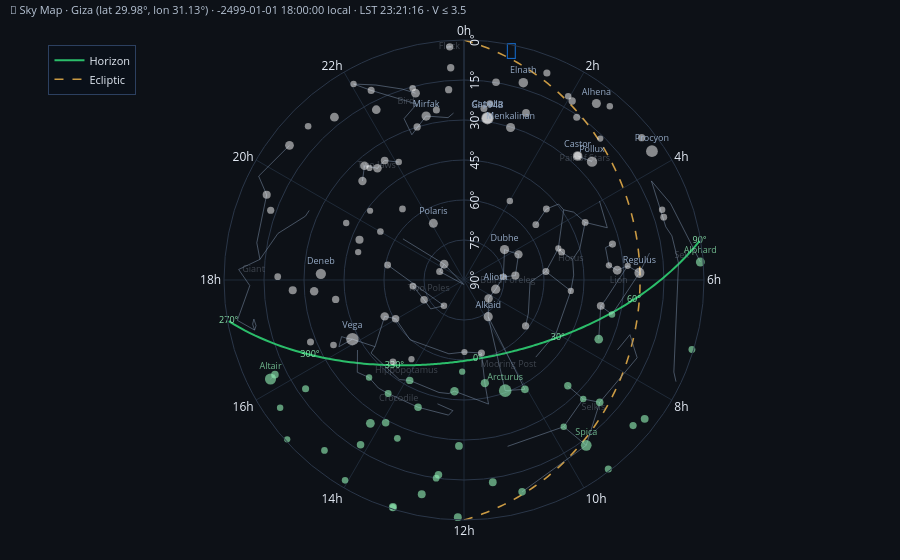
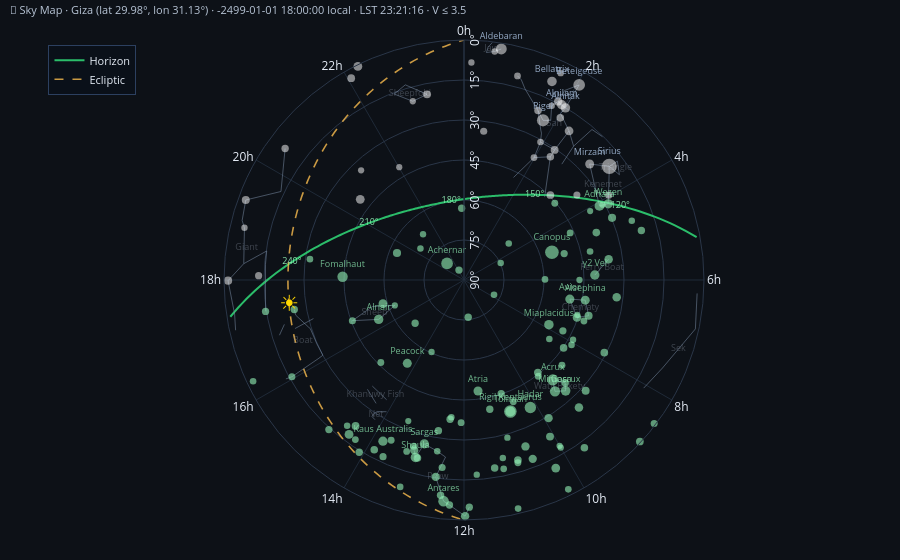

Notebook code for these charts, in order:
### Markdown cell above
### Polar sky maps

### Code cell
fig_north, fig_south = polar_sky_map(
    DATE,
    local_hour=18,
    local_minute=0,
    observer=giza,
    mag_limit=3.5,
    bodies=["Sun", "Moon"],
    lines=[LINE_ECLIPTIC, LINE_HORIZON],
    constellation_set="egyptian_ancient",
    observer_name="Giza",
    precessed_star_data=precessed.data,
)
fig_north.show()
fig_south.show()

### Figure 1 — Plotly figure (JSON) as saved in the notebook; plotly's stock layout.template omitted (floating-point values rounded to 4 significant figures; data arrays with more than 128 entries replaced by an {"elided": "..."} marker saying what was removed)
{"data": [{"hoverinfo": "skip", "line": {"color": "rgba(46, 204, 113, 0.92)", "width": 2.0}, "mode": "lines", "name": "Horizon", "r": {"elided": "182 float values"}, "showlegend": true, "theta": {"elided": "182 float values"}, "type": "scatterpolar"}, {"hoverinfo": "skip", "mode": "text", "name": "Azimuth marks", "r": [29.98, 41.25, 64.18, 89.57, 89.57, 64.18, 41.25], "showlegend": false, "text": ["0°", "30°", "60°", "90°", "270°", "300°", "330°"], "textfont": {"color": "rgba(144, 238, 180, 0.95)", "size": 9}, "theta": [170.3, 121.5, 96.52, 80.56, 260.1, 244.1, 219.2], "type": "scatterpolar"}, {"hoverinfo": "skip", "line": {"color": "rgba(255, 193, 80, 0.78)", "dash": "dash", "width": 1.6}, "mode": "lines", "name": "Ecliptic", "r": {"elided": "181 float values"}, "showlegend": true, "theta": {"elided": "181 float values"}, "type": "scatterpolar"}, {"hoverinfo": "skip", "line": {"color": "rgba(125,145,170,0.52)", "width": 1.0}, "mode": "lines", "name": "Asterisms", "r": {"elided": "399 float values"}, "showlegend": false, "theta": {"elided": "399 float values"}, "type": "scatterpolar"}, {"hoverinfo": "skip", "mode": "text", "name": "Constellation labels", "r": [16.47, 13.64, 58.01, 53.87, 70.16, 82.17, 50.67, 68.25, 40.83, 79.01, 40.43, 87.59, 64.23, 35.89], "showlegend": false, "text": ["Bull's Foreleg", "Two Poles", "Lion", "Two Jaws", "Bird", "Sek", "Crocodile", "Selkis", "Horus", "Giant", "Hippopotamus", "Flock", "Pair of Stars", "Mooring Post"], "textfont": {"color": "rgba(130, 140, 155, 0.42)", "size": 9}, "theta": [91.08, 256.3, 90.43, 322.6, 341.9, 83.55, 208.9, 134.7, 78.92, 272.8, 212.2, 356.4, 44.87, 152.3], "type": "scatterpolar"}, {"customdata": {"elided": "134x6 mixed values"}, "hovertemplate": "<b>%{customdata[0]}</b><br>V mag: %{customdata[1]:.2f}<br>RA(epoch): %{customdata[2]:.4f} h<br>Dec(epoch): %{customdata[3]:.4f}°<br>Azimuth: %{customdata[5]:.4f}°<br>Elevation: %{customdata[4]:.4f}°<extra></extra>", "marker": {"color": {"elided": "134 str values"}, "line": {"width": 0}, "size": {"elided": "134 float values"}}, "mode": "markers+text", "name": "Stars", "r": {"elided": "134 float values"}, "showlegend": false, "text": {"elided": "134 str values"}, "textfont": {"color": {"elided": "134 str values"}, "size": 9}, "textposition": "top center", "theta": {"elided": "134 float values"}, "type": "scatterpolar"}, {"mode": "markers", "name": "Sun", "r": [], "showlegend": false, "theta": [], "type": "scatterpolar"}, {"hovertemplate": "<b>Moon</b> 🌙<br>RA(epoch): 0.7874 h<br>Dec(epoch): 3.2574°<br>Azimuth: 138.5997°<br>Elevation: 56.4238°<extra></extra>", "legendgroup": "Moon", "mode": "text", "name": "Moon", "r": [86.74], "showlegend": false, "text": ["🌙"], "textfont": {"color": "#1565C0", "size": 22}, "textposition": "middle center", "theta": [11.81], "type": "scatterpolar"}], "layout": {"autosize": true, "font": {"color": "#e6edf7"}, "legend": {"bgcolor": "rgba(10, 16, 26, 0.75)", "bordercolor": "#2c4060", "borderwidth": 1, "font": {"color": "#e6edf7", "size": 11}, "x": 0.01, "xanchor": "left", "y": 0.99, "yanchor": "top"}, "margin": {"b": 40, "l": 40, "r": 12, "t": 40}, "paper_bgcolor": "#0d1117", "plot_bgcolor": "#0d1117", "polar": {"angularaxis": {"direction": "clockwise", "gridcolor": "#1f2a38", "linecolor": "#2a3648", "rotation": 90, "tickmode": "array", "ticktext": ["0h", "2h", "4h", "6h", "8h", "10h", "12h", "14h", "16h", "18h", "20h", "22h"], "tickvals": [0.0, 30.0, 60.0, 90.0, 120.0, 150.0, 180.0, 210.0, 240.0, 270.0, 300.0, 330.0]}, "bgcolor": "#0d1117", "domain": {"x": [0.0, 1.0], "y": [0.0, 1.0]}, "radialaxis": {"angle": 90, "gridcolor": "#2a3648", "linecolor": "#2a3648", "range": [0, 90], "tickmode": "array", "ticktext": ["90°", "75°", "60°", "45°", "30°", "15°", "0°"], "tickvals": [0, 15, 30, 45, 60, 75, 90]}}, "title": {"font": {"color": "#b8c5d6", "size": 11}, "pad": {"b": 2, "l": 10, "r": 0, "t": 6}, "text": "🌌 Sky Map · Giza (lat 29.98°, lon 31.13°) · -2499-01-01 18:00:00 local · LST 23:21:16 · V ≤ 3.5", "x": 0.0, "xanchor": "left", "y": 1.0, "yanchor": "top"}}}

### Figure 2 — Plotly figure (JSON) as saved in the notebook; plotly's stock layout.template omitted (floating-point values rounded to 4 significant figures; data arrays with more than 128 entries replaced by an {"elided": "..."} marker saying what was removed)
{"data": [{"hoverinfo": "skip", "line": {"color": "rgba(46, 204, 113, 0.92)", "width": 2.0}, "mode": "lines", "name": "Horizon", "r": {"elided": "181 float values"}, "showlegend": true, "theta": {"elided": "181 float values"}, "type": "scatterpolar"}, {"hoverinfo": "skip", "mode": "text", "name": "Azimuth marks", "r": [64.86, 41.53, 29.98, 41.53, 64.86], "showlegend": false, "text": ["120°", "150°", "180°", "210°", "240°"], "textfont": {"color": "rgba(144, 238, 180, 0.95)", "size": 9}, "theta": [64.61, 39.68, 350.8, 301.0, 276.0], "type": "scatterpolar"}, {"hoverinfo": "skip", "line": {"color": "rgba(255, 193, 80, 0.78)", "dash": "dash", "width": 1.6}, "mode": "lines", "name": "Ecliptic", "r": {"elided": "180 float values"}, "showlegend": true, "theta": {"elided": "180 float values"}, "type": "scatterpolar"}, {"hoverinfo": "skip", "line": {"color": "rgba(125,145,170,0.52)", "width": 1.0}, "mode": "lines", "name": "Asterisms", "r": {"elided": "285 float values"}, "showlegend": false, "theta": {"elided": "285 float values"}, "type": "scatterpolar"}, {"hoverinfo": "skip", "mode": "text", "name": "Constellation labels", "r": [67.64, 84.4, 70.77, 51.95, 64.55, 74.54, 72.9, 82.4, 54.39, 60.27, 87.17, 63.1, 44.91, 53.62, 35.79], "showlegend": false, "text": ["Sah", "Sek", "Triangle", "Ferry Boat", "Boat", "Prow", "Sheepfold", "Giant", "Khanuwy Fish", "Net", "Jaw", "Kenemet", "Chematy", "Waty Bekety", "Sheep"], "textfont": {"color": "rgba(130, 140, 155, 0.42)", "size": 9}, "theta": [30.01, 107.7, 53.37, 84.84, 249.4, 187.6, 343.9, 278.4, 217.7, 213.2, 6.791, 55.69, 103.5, 138.0, 249.7], "type": "scatterpolar"}, {"customdata": {"elided": "157x6 mixed values"}, "hovertemplate": "<b>%{customdata[0]}</b><br>V mag: %{customdata[1]:.2f}<br>RA(epoch): %{customdata[2]:.4f} h<br>Dec(epoch): %{customdata[3]:.4f}°<br>Azimuth: %{customdata[5]:.4f}°<br>Elevation: %{customdata[4]:.4f}°<extra></extra>", "marker": {"color": {"elided": "157 str values"}, "line": {"width": 0}, "size": {"elided": "157 float values"}}, "mode": "markers+text", "name": "Stars", "r": {"elided": "157 float values"}, "showlegend": false, "text": {"elided": "157 str values"}, "textfont": {"color": {"elided": "157 str values"}, "size": 9}, "textposition": "top center", "theta": {"elided": "157 float values"}, "type": "scatterpolar"}, {"hovertemplate": "<b>Sun</b> ☀<br>RA(epoch): 17.4560 h<br>Dec(epoch): -23.7658°<br>Azimuth: 248.4533°<br>Elevation: -10.3867°<extra></extra>", "legendgroup": "Sun", "mode": "text", "name": "Sun", "r": [66.23], "showlegend": false, "text": ["☀"], "textfont": {"color": "#FFD700", "size": 22}, "textposition": "middle center", "theta": [261.8], "type": "scatterpolar"}, {"mode": "markers", "name": "Moon", "r": [], "showlegend": false, "theta": [], "type": "scatterpolar"}], "layout": {"autosize": true, "font": {"color": "#e6edf7"}, "legend": {"bgcolor": "rgba(10, 16, 26, 0.75)", "bordercolor": "#2c4060", "borderwidth": 1, "font": {"color": "#e6edf7", "size": 11}, "x": 0.01, "xanchor": "left", "y": 0.99, "yanchor": "top"}, "margin": {"b": 40, "l": 40, "r": 12, "t": 40}, "paper_bgcolor": "#0d1117", "plot_bgcolor": "#0d1117", "polar": {"angularaxis": {"direction": "clockwise", "gridcolor": "#1f2a38", "linecolor": "#2a3648", "rotation": 90, "tickmode": "array", "ticktext": ["0h", "2h", "4h", "6h", "8h", "10h", "12h", "14h", "16h", "18h", "20h", "22h"], "tickvals": [0.0, 30.0, 60.0, 90.0, 120.0, 150.0, 180.0, 210.0, 240.0, 270.0, 300.0, 330.0]}, "bgcolor": "#0d1117", "domain": {"x": [0.0, 1.0], "y": [0.0, 1.0]}, "radialaxis": {"angle": 90, "gridcolor": "#2a3648", "linecolor": "#2a3648", "range": [0, 90], "tickmode": "array", "ticktext": ["90°", "75°", "60°", "45°", "30°", "15°", "0°"], "tickvals": [0, 15, 30, 45, 60, 75, 90]}}, "title": {"font": {"color": "#b8c5d6", "size": 11}, "pad": {"b": 2, "l": 10, "r": 0, "t": 6}, "text": "🌌 Sky Map · Giza (lat 29.98°, lon 31.13°) · -2499-01-01 18:00:00 local · LST 23:21:16 · V ≤ 3.5", "x": 0.0, "xanchor": "left", "y": 1.0, "yanchor": "top"}}}
